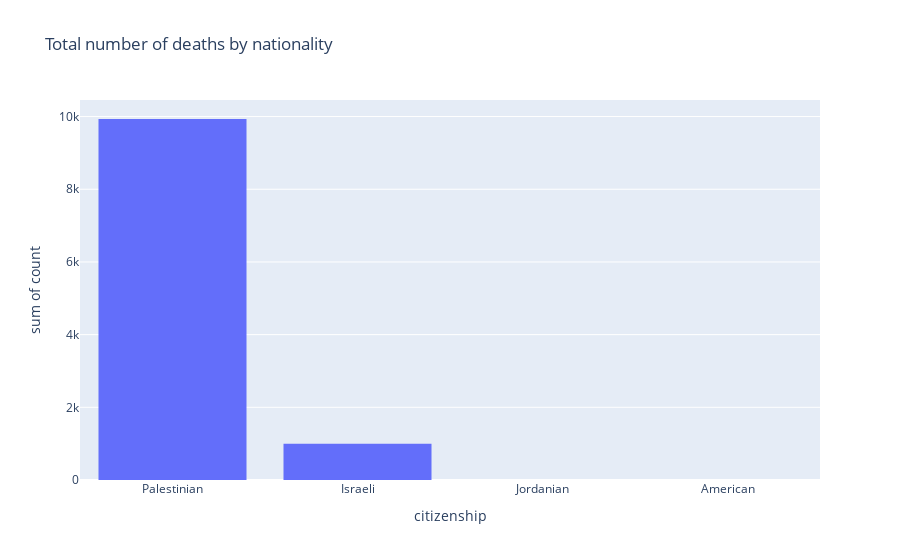

This figure's notebook cell:
### Code cell
px.histogram(df.citizenship.value_counts().reset_index(),x='citizenship',y='count',title='Total number of deaths by nationality')

### Figure 1 — Plotly figure (JSON) as saved in the notebook; plotly's stock layout.template omitted (floating-point values rounded to 4 significant figures)
{"data": [{"alignmentgroup": "True", "bingroup": "x", "histfunc": "sum", "hovertemplate": "citizenship=%{x}<br>sum of count=%{y}<extra></extra>", "legendgroup": "", "marker": {"color": "#636efa", "pattern": {"shape": ""}}, "name": "", "offsetgroup": "", "orientation": "v", "showlegend": false, "type": "histogram", "x": ["Palestinian", "Israeli", "Jordanian", "American"], "xaxis": "x", "y": [9933, 997, 2, 1], "yaxis": "y"}], "layout": {"barmode": "relative", "legend": {"tracegroupgap": 0}, "title": {"text": "Total number of deaths by nationality"}, "xaxis": {"anchor": "y", "domain": [0, 1], "title": {"text": "citizenship"}}, "yaxis": {"anchor": "x", "domain": [0, 1], "title": {"text": "sum of count"}}}}
